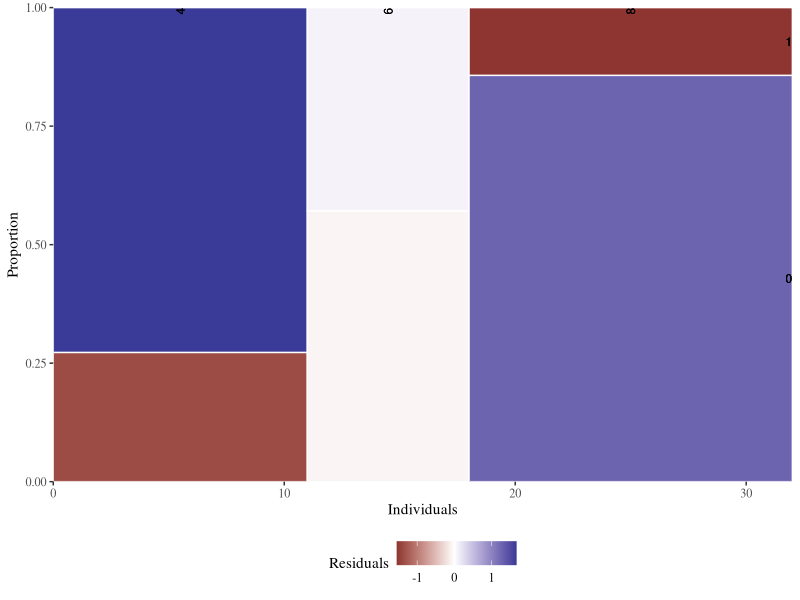
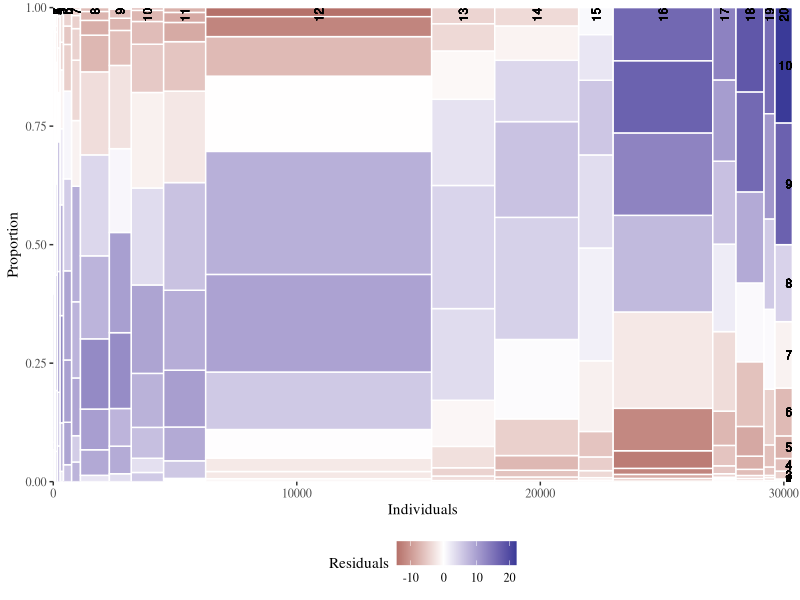

Reproduce these figures in R, in order.
## ---- chunk 1
# Load all packages
library(ggplot2)
library(reshape2)
library(dplyr)
library(ggthemes)

# Script generalized into a function
mosaicGG <- function(data, X, FILL) {
  
  # Proportions in raw data
  DF <- as.data.frame.matrix(table(data[[X]], data[[FILL]]))
  DF$groupSum <- rowSums(DF)
  DF$xmax <- cumsum(DF$groupSum)
  DF$xmin <- DF$xmax - DF$groupSum
  DF$X <- row.names(DF)
  DF$groupSum <- NULL
  DF_melted <- melt(DF, id = c("X", "xmin", "xmax"), variable.name = "FILL")
  library(dplyr)
  DF_melted <- DF_melted %>% 
    group_by(X) %>% 
    mutate(ymax = cumsum(value/sum(value)),
           ymin = ymax - value/sum(value))
  
  # Chi-sq test
  results <- chisq.test(table(data[[FILL]], data[[X]])) # fill and then x
  resid <- melt(results$residuals)
  names(resid) <- c("FILL", "X", "residual")

  # Merge data
  DF_all <- merge(DF_melted, resid)
  
  # Positions for labels
  DF_all$xtext <- DF_all$xmin + (DF_all$xmax - DF_all$xmin)/2
  index <- DF_all$xmax == max(DF_all$xmax)
  DF_all$ytext <- DF_all$ymin[index] + (DF_all$ymax[index] - DF_all$ymin[index])/2
  
  # plot:
  g <- ggplot(DF_all, aes(ymin = ymin,  ymax = ymax, xmin = xmin, 
                          xmax = xmax, fill = residual)) + 
  geom_rect(col = "white") +
  geom_text(aes(x = xtext, label = X),
            y = 1, size = 3, angle = 90, hjust = 1, show.legend = FALSE) +
  geom_text(aes(x = max(xmax),  y = ytext, label = FILL),
            size = 3, hjust = 1, show.legend = FALSE) +
  scale_fill_gradient2("Residuals") +
  scale_x_continuous("Individuals", expand = c(0,0)) +
  scale_y_continuous("Proportion", expand = c(0,0)) +
  theme_tufte() +
  theme(legend.position = "bottom")
  print(g)
}

# mtcars: am described by cyl
mosaicGG(mtcars, "cyl", "am")

# Vocab: vocabulary described by education
library(car)
mosaicGG(Vocab, "education", "vocabulary")

